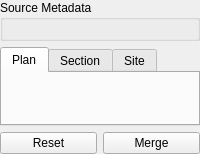
<?xml version="1.0" encoding="UTF-8"?>
<ui version="4.0">
 <class>DigitisingWidget</class>
 <widget class="QWidget" name="DigitisingWidget">
  <property name="windowTitle">
   <string>DigitisingWidget</string>
  </property>
  <layout class="QVBoxLayout" name="verticalLayout">
   <property name="sizeConstraint">
    <enum>QLayout::SetMinAndMaxSize</enum>
   </property>
   <property name="margin">
    <number>0</number>
   </property>
   <item>
    <widget class="QScrollArea" name="digitisingScrollArea">
     <property name="frameShape">
      <enum>QFrame::NoFrame</enum>
     </property>
     <property name="widgetResizable">
      <bool>true</bool>
     </property>
     <widget class="QWidget" name="digitisingScrollAreaContents">
      <layout class="QVBoxLayout" name="verticalLayout_2">
       <property name="sizeConstraint">
        <enum>QLayout::SetMinAndMaxSize</enum>
       </property>
       <property name="margin">
        <number>0</number>
       </property>
       <item>
        <widget class="QGroupBox" name="sourceGroup">
         <property name="title">
          <string>Source Metadata</string>
         </property>
         <layout class="QVBoxLayout" name="verticalLayout_3">
          <item>
           <widget class="SourceWidget" name="sourceWidget" native="true"/>
          </item>
         </layout>
        </widget>
       </item>
       <item>
        <widget class="QTabWidget" name="tabWidget">
         <property name="currentIndex">
          <number>0</number>
         </property>
         <widget class="QWidget" name="planDigitisingWidget">
          <attribute name="title">
           <string>Plan</string>
          </attribute>
          <layout class="QVBoxLayout" name="verticalLayout_4">
           <property name="sizeConstraint">
            <enum>QLayout::SetMinAndMaxSize</enum>
           </property>
           <property name="leftMargin">
            <number>12</number>
           </property>
           <property name="rightMargin">
            <number>12</number>
           </property>
           <property name="bottomMargin">
            <number>12</number>
           </property>
           <item>
            <widget class="FeatureWidget" name="planFeatureWidget" native="true"/>
           </item>
           <item>
            <spacer name="verticalSpacer_2">
             <property name="orientation">
              <enum>Qt::Vertical</enum>
             </property>
             <property name="sizeHint" stdset="0">
              <size>
               <width>58</width>
               <height>25</height>
              </size>
             </property>
            </spacer>
           </item>
          </layout>
         </widget>
         <widget class="QWidget" name="sectionDigitisingWidget">
          <attribute name="title">
           <string>Section</string>
          </attribute>
          <layout class="QVBoxLayout" name="verticalLayout_6">
           <property name="sizeConstraint">
            <enum>QLayout::SetMinAndMaxSize</enum>
           </property>
           <property name="margin">
            <number>12</number>
           </property>
           <item>
            <widget class="FeatureWidget" name="sectionFeatureWidget" native="true"/>
           </item>
           <item>
            <spacer name="verticalSpacer_3">
             <property name="orientation">
              <enum>Qt::Vertical</enum>
             </property>
             <property name="sizeHint" stdset="0">
              <size>
               <width>68</width>
               <height>25</height>
              </size>
             </property>
            </spacer>
           </item>
          </layout>
         </widget>
         <widget class="QWidget" name="siteDigitisingWidget">
          <attribute name="title">
           <string>Site</string>
          </attribute>
          <layout class="QVBoxLayout" name="verticalLayout_5">
           <property name="sizeConstraint">
            <enum>QLayout::SetMinAndMaxSize</enum>
           </property>
           <property name="leftMargin">
            <number>12</number>
           </property>
           <property name="topMargin">
            <number>12</number>
           </property>
           <property name="rightMargin">
            <number>12</number>
           </property>
           <property name="bottomMargin">
            <number>0</number>
           </property>
           <item>
            <widget class="FeatureWidget" name="siteFeatureWidget" native="true"/>
           </item>
           <item>
            <spacer name="verticalSpacer_4">
             <property name="orientation">
              <enum>Qt::Vertical</enum>
             </property>
             <property name="sizeHint" stdset="0">
              <size>
               <width>88</width>
               <height>25</height>
              </size>
             </property>
            </spacer>
           </item>
          </layout>
         </widget>
        </widget>
       </item>
      </layout>
     </widget>
    </widget>
   </item>
   <item>
    <layout class="QHBoxLayout" name="horizontalLayout">
     <item>
      <widget class="QPushButton" name="resetButton">
       <property name="toolTip">
        <string>Clear unsaved changes from work layers</string>
       </property>
       <property name="text">
        <string>Reset</string>
       </property>
      </widget>
     </item>
     <item>
      <widget class="QPushButton" name="mergeButton">
       <property name="toolTip">
        <string>Move new context to main layers</string>
       </property>
       <property name="text">
        <string>Merge</string>
       </property>
      </widget>
     </item>
    </layout>
   </item>
  </layout>
 </widget>
 <customwidgets>
  <customwidget>
   <class>SourceWidget</class>
   <extends>QWidget</extends>
   <header>source_widget.h</header>
   <container>1</container>
  </customwidget>
  <customwidget>
   <class>FeatureWidget</class>
   <extends>QWidget</extends>
   <header>feature_widget.h</header>
   <container>1</container>
  </customwidget>
 </customwidgets>
 <resources/>
 <connections/>
</ui>
